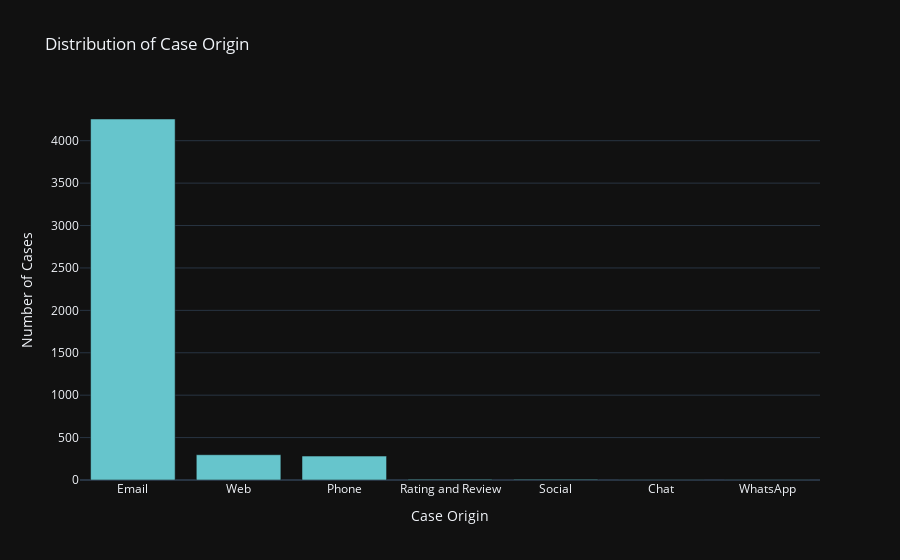

The notebook cell saved with this chart:
### Code cell
# 2. Case Origin Distribution
origin_counts = df['Case Origin'].value_counts().reset_index()
origin_counts.columns = ['Case Origin', 'Number of Cases']
fig_origin = px.bar(origin_counts, x='Case Origin', y='Number of Cases',
                    title='Distribution of Case Origin',
                    color_discrete_sequence=px.colors.qualitative.Pastel)
fig_origin.show()

### Figure 1 — Plotly figure (JSON) as saved in the notebook; plotly's stock layout.template omitted (floating-point values rounded to 4 significant figures)
{"data": [{"hovertemplate": "Case Origin=%{x}<br>Number of Cases=%{y}<extra></extra>", "legendgroup": "", "marker": {"color": "rgb(102, 197, 204)", "pattern": {"shape": ""}}, "name": "", "orientation": "v", "showlegend": false, "textposition": "auto", "x": ["Email", "Web", "Phone", "Rating and Review", "Social", "Chat", "WhatsApp"], "xaxis": "x", "y": [4256, 298, 282, 9, 8, 2, 2], "yaxis": "y", "type": "bar"}], "layout": {"xaxis": {"anchor": "y", "domain": [0.0, 1.0], "title": {"text": "Case Origin"}}, "yaxis": {"anchor": "x", "domain": [0.0, 1.0], "title": {"text": "Number of Cases"}}, "legend": {"tracegroupgap": 0}, "title": {"text": "Distribution of Case Origin"}, "barmode": "relative"}}
